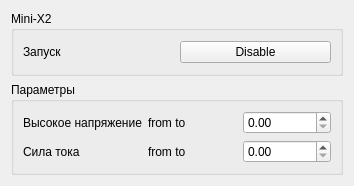
<?xml version="1.0" encoding="UTF-8"?>
<ui version="4.0">
 <class>MiniX2WidgetDesign</class>
 <widget class="QWidget" name="MiniX2WidgetDesign">
  <property name="geometry">
   <rect>
    <x>0</x>
    <y>0</y>
    <width>354</width>
    <height>186</height>
   </rect>
  </property>
  <property name="sizePolicy">
   <sizepolicy hsizetype="Expanding" vsizetype="Expanding">
    <horstretch>0</horstretch>
    <verstretch>0</verstretch>
   </sizepolicy>
  </property>
  <property name="minimumSize">
   <size>
    <width>250</width>
    <height>180</height>
   </size>
  </property>
  <property name="windowTitle">
   <string>Mini-X2</string>
  </property>
  <layout class="QVBoxLayout" name="verticalLayout">
   <property name="sizeConstraint">
    <enum>QLayout::SetMaximumSize</enum>
   </property>
   <item>
    <widget class="QGroupBox" name="groupBox_2">
     <property name="title">
      <string>Mini-X2</string>
     </property>
     <layout class="QGridLayout" name="gridLayout_2">
      <item row="0" column="0">
       <widget class="QLabel" name="enable_label">
        <property name="text">
         <string>Запуск</string>
        </property>
       </widget>
      </item>
      <item row="0" column="1">
       <widget class="QPushButton" name="enable_pushButton">
        <property name="text">
         <string>Disable</string>
        </property>
       </widget>
      </item>
     </layout>
    </widget>
   </item>
   <item>
    <widget class="QGroupBox" name="groupBox">
     <property name="title">
      <string>Параметры</string>
     </property>
     <layout class="QGridLayout" name="gridLayout">
      <item row="0" column="0">
       <widget class="QLabel" name="voltage_label">
        <property name="text">
         <string>Высокое напряжение</string>
        </property>
       </widget>
      </item>
      <item row="0" column="1">
       <widget class="QLabel" name="voltage_var_label">
        <property name="text">
         <string>from to</string>
        </property>
       </widget>
      </item>
      <item row="0" column="2">
       <widget class="QDoubleSpinBox" name="voltage_doubleSpinBox"/>
      </item>
      <item row="1" column="0">
       <widget class="QLabel" name="current_label">
        <property name="text">
         <string>Сила тока</string>
        </property>
       </widget>
      </item>
      <item row="1" column="1">
       <widget class="QLabel" name="current_var_label">
        <property name="text">
         <string>from to</string>
        </property>
       </widget>
      </item>
      <item row="1" column="2">
       <widget class="QDoubleSpinBox" name="current_doubleSpinBox"/>
      </item>
     </layout>
    </widget>
   </item>
  </layout>
 </widget>
 <resources/>
 <connections/>
</ui>
